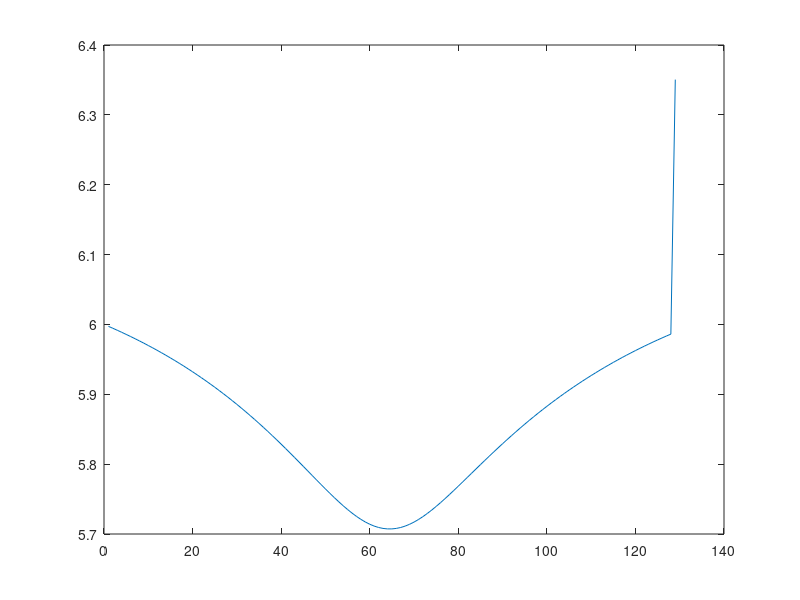

Write the MATLAB code that produced this figure.
% Bussing thesis - Chapter 6 - Non-Reacting flow plots
% Essentially euler equations (2.39) with no reaction source
% MacCormack point implicit method - Implicit only on the reaction source 

close all;
clear;
clc;

%% Properties - Table 6-1
p_inf               = 6.6e4;            % Pa
T_inf               = 1200;             % K
M_inf               = 6;              % Mach number
gamma               = 1.4;
R                   = 8.314;
u_inf               = M_inf*sqrt(gamma*R*T_inf);
rho_inf             = p_inf/(R*T_inf);
cp_O2               = 1000;             % J/kgK
cp_O                = 718;              % J/kgK
cv_O2               = cp_O2*gamma;
cv_O               = cp_O*gamma;
L                   = 0.213;            % m
n_grid              = 129;              
CFL                 = 0.9;
 
%% Pre processing
% Grid
x = linspace(0,L,n_grid+1);
x = (x(2:end)+x(1:end-1))/2;
dx = x(2) - x(1);
% Area distribution
Amax = 1;
Amin = 0.1;
A = @(x) Amin + (Amax - Amin)*(1 - sin(pi*x/L));
% % Figure 6-1
% figure();
% hold on;
% grid on;
% grid minor;
% xlabel('x/L');
% ylabel('A');
% plot(x/L,A,'Linewidth',2);
% set(gcf,'color','w');
% set(gca,'FontSize',20);


% Define the initial conditions - non-dimensional
u = u_inf*ones(1,n_grid);
T = T_inf*ones(1,n_grid);
p = p_inf*ones(1,n_grid);
rho = rho_inf*ones(1,n_grid);

% Lets do this explicitly till steady state
diff = 1;
t = 0;
while (diff > 1e-8)
    % Guess a value of dt based on intial velocity
    dt = min((CFL*dx/max(u)),100);
    t = t + dt;
    dFdx = zeros(2,n_grid);
    
    dFdx(1,2:end-1) = (rho(2:end-1).*u(2:end-1).*A(0.5*(x(2:end-1)+x(3:end))) - ...
                      rho(1:end-2).*u(1:end-2).*A(0.5*(x(2:end-1)+x(1:end-2))))/dx;
    dFdx(1,1) = (rho(1)*u(1)*A((x(1)+x(2))*0.5) - rho_inf*u_inf*A(0))/dx;
    dFdx(1,end) = (rho_inf*u_inf*A(L) - rho(end-1)*u(end-1)*A((x(end)+x(end-1))*0.5))/dx;
    
    dFdx(2,2:end-1) = ((rho(2:end-1).*u(2:end-1).*u(2:end-1) + p(2:end-1)).*A(0.5*(x(2:end-1)+x(3:end))) - ...
                      (rho(1:end-2).*u(1:end-2).*u(1:end-2) + p(1:end-2)).*A(0.5*(x(2:end-1)+x(1:end-2))))/dx;
    dFdx(2,1) = ((rho(1)*u(1)*u(1) + p(1))*A(0.5*(x(1)+x(2))) - (rho_inf*u_inf*u_inf + p_inf)*A(0))/dx;
    dFdx(2,end) = ((rho_inf*u_inf*u_inf + p_inf)*A(L) - (rho(end-1)*u(end-1)*u(end-1) + p(end-1))*A(0.5*(x(end)+x(end-1))))/dx;
    
    
    H = zeros(2,n_grid);
    H(2,2:end-1) = -p(2:end-1).*((A(0.5*(x(2:end-1)+x(3:end)))-A(0.5*(x(2:end-1)+x(1:end-2))))/dx);
    H(2,1) = -p(1)*((A(x(1))-A(0))/(dx/2));
    H(2,end) = -p(end)*((A(L)-A(x(end)))/(dx/2));
    
    Uold = zeros(2,n_grid);
    Uold(1,:) = rho.*A(x);
    Uold(2,:) = rho.*u.*A(x);
    
    Unew = Uold - dt*(dFdx + H);
    rho = Unew(1,:)./A(x);
    u = Unew(2,:)./(rho.*A(x));
    temp = rho.*T.*R;
   
    diff = norm(p-temp);
    
    disp(diff);
    
    p = temp;
    M = u./sqrt(gamma*R*T);
    
%     plot(p/(rho_inf*u_inf*u_inf));
    plot(M);
    pause(0.000001);
end









 